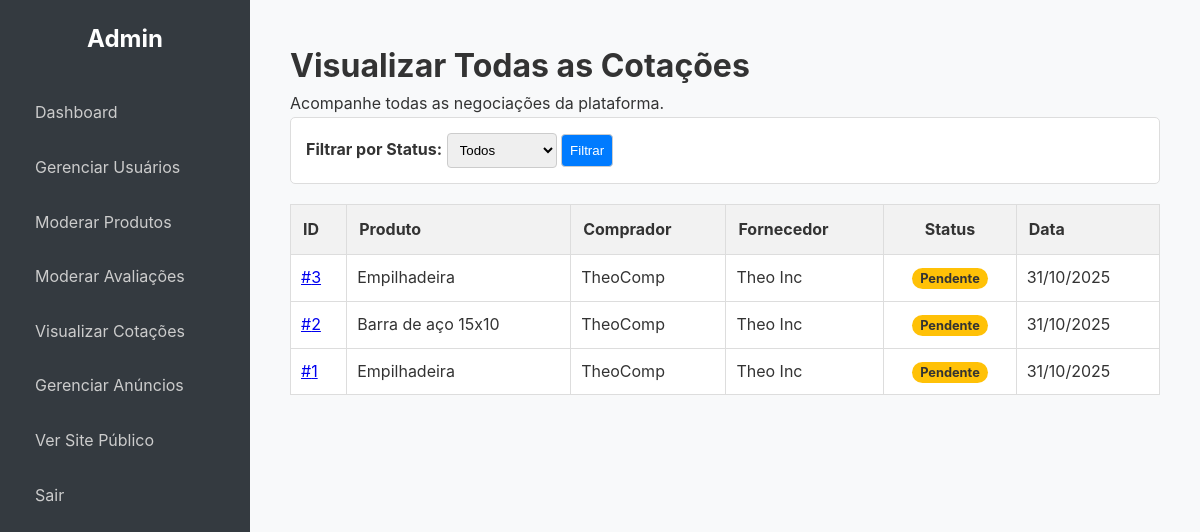
The app's page /admin/quotes (signed in) with its own data.
### app.py (models this page shows, shortened)
class QuoteRequest(db.Model):
    id = db.Column(db.Integer, primary_key=True); quantity = db.Column(db.Integer, nullable=False); message = db.Column(db.Text, nullable=True); status = db.Column(db.String(50), nullable=False, default='Pendente'); timestamp = db.Column(db.DateTime, nullable=False, default=datetime.utcnow)
    product_id = db.Column(db.Integer, db.ForeignKey('product.id'), nullable=False); buyer_id = db.Column(db.Integer, db.ForeignKey('company.id'), nullable=False); supplier_id = db.Column(db.Integer, db.ForeignKey('company.id'), nullable=False)
    offered_price = db.Column(db.Float, nullable=True); supplier_message = db.Column(db.Text, nullable=True); response_timestamp = db.Column(db.DateTime, nullable=True)
    attachment_filename = db.Column(db.String(255), nullable=True); delivery_date = db.Column(db.Date, nullable=True)
    group_id = db.Column(db.Integer, db.ForeignKey('quote_group.id'), nullable=True)
    review = db.relationship('Review', backref='quote', uselist=False, cascade="all, delete-orphan")
    chat_messages = db.relationship('ChatMessage', backref='quote', lazy=True, cascade="all, delete-orphan")

class Product(db.Model):
    id = db.Column(db.Integer, primary_key=True); name = db.Column(db.String(100), nullable=False); description = db.Column(db.Text, nullable=False); category = db.Column(db.String(80), nullable=False); base_price = db.Column(db.Float, nullable=True); supplier_id = db.Column(db.Integer, db.ForeignKey('company.id'), nullable=False)
    images = db.relationship('ProductImage', backref='product', lazy=True, cascade="all, delete-orphan")
    quote_requests = db.relationship('QuoteRequest', backref='product', lazy=True, cascade="all, delete-orphan")

class Company(db.Model):
    id = db.Column(db.Integer, primary_key=True); company_name = db.Column(db.String(150), nullable=False); cnpj = db.Column(db.String(18), unique=True, nullable=False); email = db.Column(db.String(150), unique=True, nullable=False); password_hash = db.Column(db.String(256), nullable=False); user_type = db.Column(db.String(50), nullable=False)
    is_verified = db.Column(db.Boolean, default=False); is_admin = db.Column(db.Boolean, default=False); is_active = db.Column(db.Boolean, default=True)
    logo_filename = db.Column(db.String(255), nullable=True); description = db.Column(db.Text, nullable=True); website = db.Column(db.String(255), nullable=True); address = db.Column(db.String(255), nullable=True); certifications = db.Column(db.String(255), nullable=True)
    created_at = db.Column(db.DateTime, default=datetime.utcnow)
    products = db.relationship('Product', backref='supplier', lazy=True, cascade="all, delete-orphan")
    notifications = db.relationship('Notification', foreign_keys='Notification.recipient_id', backref='recipient', lazy=True, cascade="all, delete-orphan")
    reviews_received = db.relationship('Review', foreign_keys='Review.supplier_id', backref='reviewed_supplier', lazy='dynamic')
    sent_quotes = db.relationship('QuoteRequest', foreign_keys='QuoteRequest.buyer_id', backref='buyer', lazy='dynamic')
    received_quotes = db.relationship('QuoteRequest', foreign_keys='QuoteRequest.supplier_id', backref='supplier', lazy='dynamic')
    quote_groups = db.relationship('QuoteGroup', backref='buyer', lazy=True)

### app.py (the view)
@admin_bp.route('/quotes')
@admin_required
def quotes():
    status_filter = request.args.get('status_filter', '')
    query = QuoteRequest.query
    if status_filter: query = query.filter(QuoteRequest.status == status_filter)
    all_quotes = query.order_by(QuoteRequest.timestamp.desc()).all()
    return render_template('admin/quotes.html', quotes=all_quotes, current_filter=status_filter)

### app.py (called while the page is built)
def admin_required(f):
    @wraps(f)
    def decorated_function(*args, **kwargs):
        if not session.get('is_admin'): flash('Acesso restrito a administradores.', 'error'); return redirect(url_for('home'))
        return f(*args, **kwargs)
    return decorated_function

@app.context_processor
def inject_notifications():
    if 'company_id' in session:
        unread_count = db.session.query(Notification).filter_by(recipient_id=session['company_id'], read=False).count()
        cart_item_count = len(session.get('cart', {})) if session.get('user_type') == 'buyer' else 0
        return dict(unread_notifications=unread_count, cart_item_count=cart_item_count)
    return dict(unread_notifications=0, cart_item_count=0)

### templates/admin/quotes.html (shortened to what this page needs)
{% extends 'admin/layout.html' %}
{% block content %}
    <h1>Visualizar Todas as Cotações</h1>
    <p>Acompanhe todas as negociações da plataforma.</p>
    <div class="filter-bar">
        <form method="GET" action="{{ url_for('admin.quotes') }}">
            <label for="status_filter">Filtrar por Status:</label>
            <select name="status_filter" id="status_filter">
                <option value="">Todos</option>
            </select>
            <button type="submit">Filtrar</button>
        </form>
    </div>
    <table style="width: 100%; border-collapse: collapse; margin-top: 20px; background-color: #fff;">
        <thead>
            <tr style="background-color: #f2f2f2;">
                <th style="padding: 12px; border: 1px solid #ddd; text-align: left;">ID</th>
                <th style="padding: 12px; border: 1px solid #ddd; text-align: left;">Produto</th>
                <th style="padding: 12px; border: 1px solid #ddd; text-align: left;">Comprador</th>
                <th style="padding: 12px; border: 1px solid #ddd; text-align: left;">Fornecedor</th>
                <th style="padding: 12px; border: 1px solid #ddd;">Status</th>
                <th style="padding: 12px; border: 1px solid #ddd; text-align: left;">Data</th>
            </tr>
        </thead>
        <tbody>
            {% for quote in quotes %}
                <tr>
                    <td style="padding: 10px; border: 1px solid #ddd;">
                        <a href="{{ url_for('quote_detail', quote_id=quote.id) }}" target="_blank">#{{ quote.id }}</a>
                    </td>
                    <td style="padding: 10px; border: 1px solid #ddd;">{{ quote.product.name }}</td>
                    <td style="padding: 10px; border: 1px solid #ddd;">{{ quote.buyer.company_name }}</td>
                    <td style="padding: 10px; border: 1px solid #ddd;">{{ quote.supplier.company_name }}</td>
                    <td style="padding: 10px; border: 1px solid #ddd; text-align: center;">
                        <span class="status-badge status-{{ quote.status }}">{{ quote.status }}</span>
                    </td>
                    <td style="padding: 10px; border: 1px solid #ddd;">{{ quote.timestamp.strftime('%d/%m/%Y') }}</td>
                </tr>
            {% else %}
                <tr>
                    <td colspan="6" style="padding: 10px; border: 1px solid #ddd; text-align: center;">Nenhuma cotação encontrada com este filtro.</td>
                </tr>
            {% endfor %}
        </tbody>
    </table>
{% endblock %}

### static/css/style.css (style rules this page uses)
* { margin: 0; padding: 0; box-sizing: border-box; }
body { font-family: -apple-system, BlinkMacSystemFont, 'Segoe UI', Roboto, Helvetica, Arial, sans-serif; line-height: 1.6; background-color: #f4f7f6; color: #333; }

### templates/admin/layout.html (style rules this page uses)
body { background-color: #f8f9fa; }

### templates/admin/quotes.html (style rules this page uses)
.filter-bar { background-color: #fff; padding: 15px; border-radius: 5px; margin-bottom: 20px; border: 1px solid #ddd; display: flex; align-items: center; gap: 15px; }
.filter-bar label { font-weight: bold; }
.filter-bar select, .filter-bar button { padding: 8px; border-radius: 4px; border: 1px solid #ccc; }
.filter-bar button { background-color: #007bff; color: white; cursor: pointer; }
.status-badge { padding: 3px 8px; font-size: 0.8rem; border-radius: 12px; color: #fff; font-weight: bold; }
.status-Pendente { background-color: #ffc107; color: #333; }

### records on screen
QuoteRequest: id "3", product.name "Empilhadeira", buyer.company_name "TheoComp", supplier.company_name "Theo Inc", status "Pendente", timestamp "31/10/2025"
QuoteRequest: id "2", product.name "Barra de aço 15x10", buyer.company_name "TheoComp", supplier.company_name "Theo Inc", status "Pendente", timestamp "31/10/2025"
QuoteRequest: id "1", product.name "Empilhadeira", buyer.company_name "TheoComp", supplier.company_name "Theo Inc", status "Pendente", timestamp "31/10/2025"
